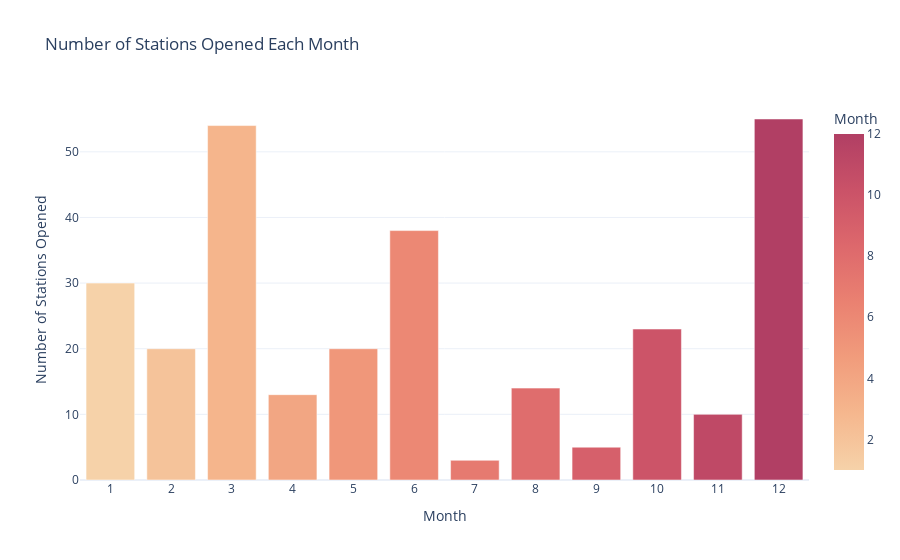

The cell this chart's notebook holds for it:
### Markdown cell above
#### Monthly Growth in the Number of Stations

### Code cell
metro_data['Opening Month']=metro_data['Opening Date'].dt.month

station_per_month=metro_data['Opening Month'].value_counts().sort_index()
station_per_month_df=station_per_month.reset_index()
station_per_month_df.columns=['Month','Number of Stations']

fig_monthly=px.bar(station_per_month_df,x='Month',y='Number of Stations',title="Number of Stations Opened Each Month",
                   labels={'Month':'Month','Number of Stations':'Number of Stations Opened'},color='Month',color_continuous_scale='redor')
fig_monthly.update_layout(xaxis_tickvals=list(range(1, 13)))
fig_monthly.show()

### Figure 1 — Plotly figure (JSON) as saved in the notebook; plotly's stock layout.template omitted (floating-point values rounded to 4 significant figures)
{"data": [{"alignmentgroup": "True", "hovertemplate": "Month=%{marker.color}<br>Number of Stations Opened=%{y}<extra></extra>", "legendgroup": "", "marker": {"color": [1, 2, 3, 4, 5, 6, 7, 8, 9, 10, 11, 12], "coloraxis": "coloraxis", "pattern": {"shape": ""}}, "name": "", "offsetgroup": "", "orientation": "v", "showlegend": false, "textposition": "auto", "type": "bar", "x": [1, 2, 3, 4, 5, 6, 7, 8, 9, 10, 11, 12], "xaxis": "x", "y": [30, 20, 54, 13, 20, 38, 3, 14, 5, 23, 10, 55], "yaxis": "y"}], "layout": {"barmode": "relative", "coloraxis": {"colorbar": {"title": {"text": "Month"}}, "colorscale": [[0, "rgb(246, 210, 169)"], [0.1667, "rgb(245, 183, 142)"], [0.3333, "rgb(241, 156, 124)"], [0.5, "rgb(234, 129, 113)"], [0.6667, "rgb(221, 104, 108)"], [0.8333, "rgb(202, 82, 104)"], [1, "rgb(177, 63, 100)"]]}, "legend": {"tracegroupgap": 0}, "title": {"text": "Number of Stations Opened Each Month"}, "xaxis": {"anchor": "y", "domain": [0, 1], "tickvals": [1, 2, 3, 4, 5, 6, 7, 8, 9, 10, 11, 12], "title": {"text": "Month"}}, "yaxis": {"anchor": "x", "domain": [0, 1], "title": {"text": "Number of Stations Opened"}}}}
